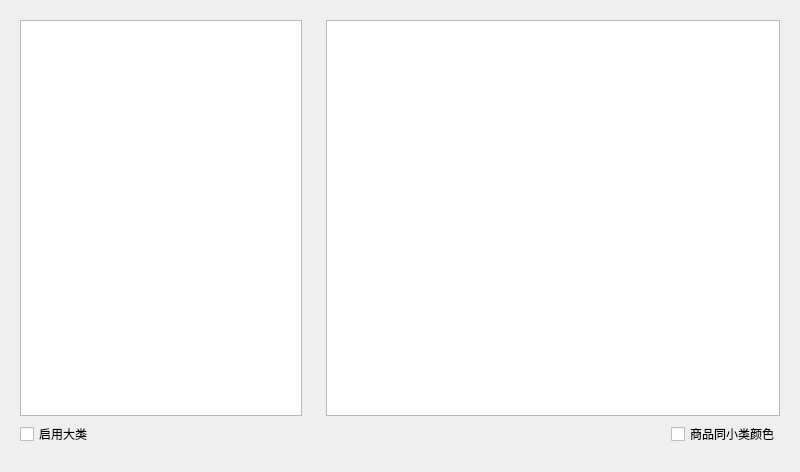
<?xml version="1.0" encoding="UTF-8"?>
<ui version="4.0">
 <class>w_bt_dish_typeset_dialog</class>
 <widget class="QDialog" name="w_bt_dish_typeset_dialog">
  <property name="geometry">
   <rect>
    <x>0</x>
    <y>0</y>
    <width>800</width>
    <height>472</height>
   </rect>
  </property>
  <property name="windowTitle">
   <string>Dialog</string>
  </property>
  <layout class="QHBoxLayout" name="horizontalLayout">
   <item>
    <widget class="QFrame" name="frame_2">
     <property name="minimumSize">
      <size>
       <width>300</width>
       <height>0</height>
      </size>
     </property>
     <property name="maximumSize">
      <size>
       <width>300</width>
       <height>16777215</height>
      </size>
     </property>
     <property name="outer_stylesheet" stdset="0">
      <string>frame_detail_show</string>
     </property>
     <layout class="QVBoxLayout" name="verticalLayout_2">
      <item>
       <widget class="lds_tableView" name="tableView">
        <property name="editTriggers">
         <set>QAbstractItemView::AnyKeyPressed|QAbstractItemView::DoubleClicked|QAbstractItemView::EditKeyPressed</set>
        </property>
       </widget>
      </item>
      <item>
       <widget class="QCheckBox" name="checkBox_show_dish_type">
        <property name="text">
         <string>启用大类</string>
        </property>
       </widget>
      </item>
      <item>
       <widget class="lds_toolbar" name="widget"/>
      </item>
     </layout>
    </widget>
   </item>
   <item>
    <widget class="QFrame" name="frame">
     <property name="outer_stylesheet" stdset="0">
      <string>frame_detail_show</string>
     </property>
     <layout class="QVBoxLayout" name="verticalLayout">
      <item>
       <widget class="lds_tableView" name="tableView_2">
        <property name="editTriggers">
         <set>QAbstractItemView::AnyKeyPressed|QAbstractItemView::DoubleClicked|QAbstractItemView::EditKeyPressed</set>
        </property>
       </widget>
      </item>
      <item>
       <layout class="QHBoxLayout" name="horizontalLayout_2">
        <item>
         <spacer name="horizontalSpacer">
          <property name="orientation">
           <enum>Qt::Horizontal</enum>
          </property>
          <property name="sizeHint" stdset="0">
           <size>
            <width>40</width>
            <height>20</height>
           </size>
          </property>
         </spacer>
        </item>
        <item>
         <widget class="QCheckBox" name="checkBox_dish_color_keep_subtype">
          <property name="text">
           <string>商品同小类颜色</string>
          </property>
         </widget>
        </item>
       </layout>
      </item>
      <item>
       <widget class="lds_toolbar" name="widget_2"/>
      </item>
     </layout>
    </widget>
   </item>
  </layout>
 </widget>
 <customwidgets>
  <customwidget>
   <class>lds_tableView</class>
   <extends>QTableView</extends>
   <header>lds_tableview.h</header>
  </customwidget>
  <customwidget>
   <class>lds_toolbar</class>
   <extends>QFrame</extends>
   <header>lds_toolbar.h</header>
   <container>1</container>
  </customwidget>
 </customwidgets>
 <resources/>
 <connections/>
</ui>
